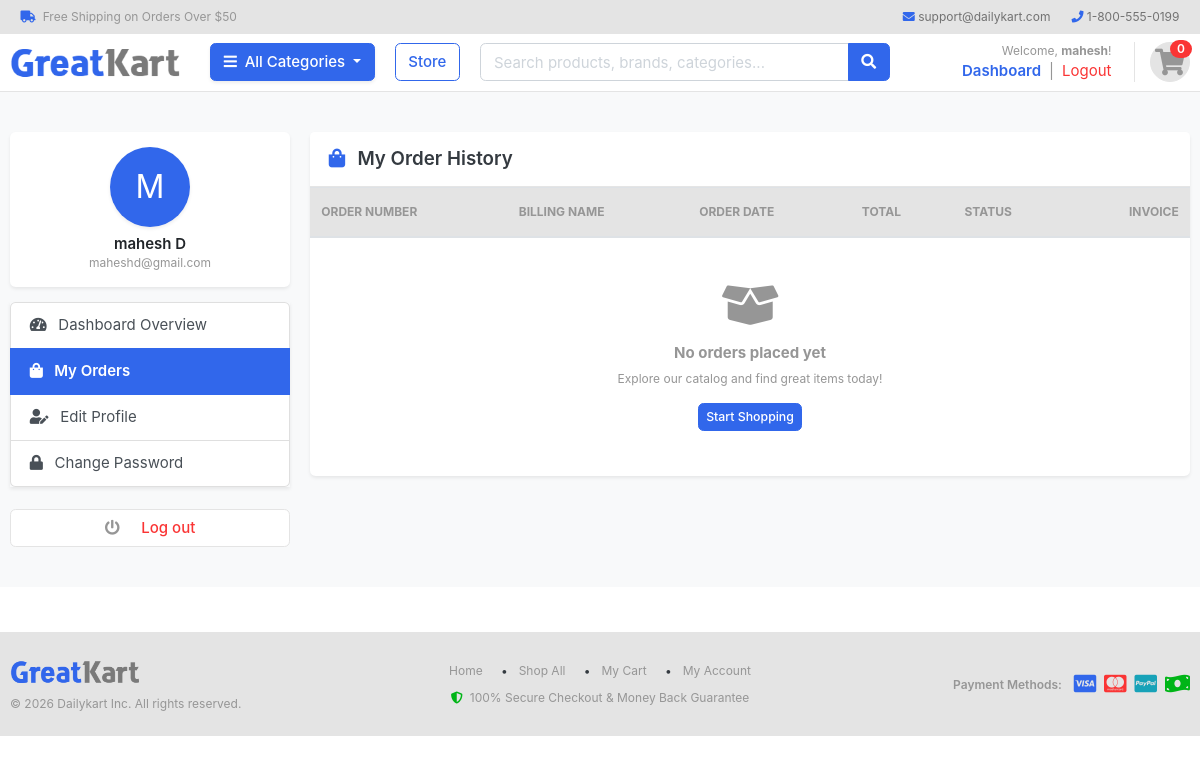
Screenshot of /accounts/my_orders/ (signed in) with the database file from the repository.
### accounts/models.py (models this page shows, shortened)
class Account(AbstractBaseUser):
    first_name=models.CharField(max_length=100)
    last_name=models.CharField(max_length=100)
    user_name=models.CharField(max_length=50,unique=True)
    email=models.EmailField(max_length=50,unique=True)
    phone_number=models.CharField(max_length=100)
    date_joined=models.DateTimeField(auto_now_add=True)
    last_login=models.DateTimeField(auto_now_add=True)
    is_admin=models.BooleanField(default=False)
    is_staff=models.BooleanField(default=False)
    is_active=models.BooleanField(default=False)
    is_superadmin=models.BooleanField(default=False)
    USERNAME_FIELD='email'
    REQUIRED_FIELDS=['user_name','first_name','last_name']
    objects=MyAccoutmanager()
    def full_name(self):
        return f'{self.first_name} {self.last_name}'

### accounts/views.py (the view)
# urls.py: path('my_orders/', views.my_orders, name='my_orders'),
@login_required(login_url='login')
def my_orders(request):
    from orders.models import Order
    orders = Order.objects.filter(user=request.user, is_ordered=True).order_by('-created_at')
    userprofile, _ = UserProfile.objects.get_or_create(user=request.user)
    context = {
        'orders': orders,
        'userprofile': userprofile,
    }
    return render(request, 'accounts/my_orders.html', context)

### carts/context_processors.py (called while the page is built)
def counter(request):
    cart_count = 0
    if 'admin' in request.path:
        return {}
    try:
        if request.user.is_authenticated:
            cart_items = CartItem.objects.filter(user=request.user)
        else:
            cart = Cart.objects.filter(cart_id=_cart_id(request))
            cart_items = CartItem.objects.filter(cart=cart[:1])
        for cart_item in cart_items:
            cart_count += cart_item.quantity
    except Exception:
        cart_count = 0
    return dict(cart_count=cart_count)

### category/context_processers.py (called while the page is built)
def menu_links(request):
    links= Category.objects.all()
    return dict(link=links)

### category/models.py (called while the page is built)
    def get_url(self):
        return reverse("products_by_category",args=[self.slug])

### templates/accounts/my_orders.html
{% extends 'base.html' %}
{% load static %}
{% block content %}
<section class="section-content padding-y bg">
    <div class="container">
        <div class="row">
            {% include 'includes/dashboard_sidebar.html' %}
            <main class="col-md-9">
                <article class="card shadow-sm border-0">
                    <header class="card-header bg-white py-3">
                        <h5 class="font-weight-bold mb-0"><i class="fa fa-shopping-bag text-primary mr-2"></i> My Order History</h5>
                    </header>
                    <div class="table-responsive">
                        <table class="table table-hover mb-0">
                            <thead class="bg-light text-muted small text-uppercase">
                                <tr>
                                    <th class="py-3">Order Number</th>
                                    <th class="py-3">Billing Name</th>
                                    <th class="py-3">Order Date</th>
                                    <th class="py-3">Total</th>
                                    <th class="py-3">Status</th>
                                    <th class="py-3 text-right">Invoice</th>
                                </tr>
                            </thead>
                            <tbody>
                                {% for order in orders %}
                                <tr>
                                    <td class="font-weight-bold text-primary align-middle">
                                        <a href="{% url 'order_detail' order.order_number %}">#{{ order.order_number }}</a>
                                    </td>
                                    <td class="align-middle font-weight-bold text-dark">{{ order.full_name }}</td>
                                    <td class="align-middle text-muted small">{{ order.created_at|date:"M d, Y" }}</td>
                                    <td class="font-weight-bold align-middle">${{ order.order_total }}</td>
                                    <td class="align-middle">
                                        <span class="badge badge-success px-2 py-1">{{ order.status }}</span>
                                    </td>
                                    <td class="text-right align-middle">
                                        <a href="{% url 'order_detail' order.order_number %}" class="btn btn-sm btn-outline-primary">
                                            <i class="fa fa-receipt mr-1"></i> View Receipt
                                        </a>
                                    </td>
                                </tr>
                                {% empty %}
                                <tr>
                                    <td colspan="6" class="text-center py-5 text-muted">
                                        <i class="fa fa-box-open fa-3x text-muted mb-3 d-block"></i>
                                        <h6>No orders placed yet</h6>
                                        <p class="small">Explore our catalog and find great items today!</p>
                                        <a href="{% url 'store' %}" class="btn btn-primary btn-sm">Start Shopping</a>
                                    </td>
                                </tr>
                                {% endfor %}
                            </tbody>
                        </table>
                    </div>
                </article>
            </main>
        </div>
    </div>
</section>
{% endblock %}

### templates/includes/navbar.html (shortened to what this page needs)
{% load static %}
<header class="section-header">
    <nav class="navbar p-md-0 navbar-expand-sm navbar-light border-bottom bg-light">
        <div class="container">
            <div class="collapse navbar-collapse" id="navbarTop4">
                <ul class="navbar-nav mr-auto">
                    <li class="nav-item">
                        <span class="nav-link text-muted small"><i class="fa fa-truck mr-1 text-primary"></i> Free Shipping on Orders Over $50</span>
                    </li>
                </ul>
                <ul class="navbar-nav">
                    <li class="nav-item"><a href="mailto:support@dailykart.com" class="nav-link small"><i class="fa fa-envelope text-primary"></i> support@dailykart.com</a></li>
                    <li class="nav-item"><a href="tel:+18005550199" class="nav-link small"><i class="fa fa-phone text-primary"></i> 1-800-555-0199</a></li>
                </ul>
            </div>
        </div>
    </nav>
    <section class="header-main border-bottom py-2">
        <div class="container">
            <div class="row align-items-center">
                <div class="col-lg-2 col-md-3 col-6">
                    <a href="{% url 'home' %}" class="brand-wrap d-flex align-items-center">
                        <img class="logo" src="{% static 'images/logo.png' %}" alt="Dailykart" style="max-height: 42px;">
                    </a>
                </div>
                <div class="col-lg col-sm col-md col-6 flex-grow-0">
                    <div class="category-wrap dropdown d-inline-block">
                        <button type="button" class="btn btn-primary dropdown-toggle shadow-sm" data-toggle="dropdown">
                            <i class="fa fa-bars mr-1"></i> All Categories
                        </button>
                    </div>
                </div>
                <div class="col-auto">
                    <a href="{% url 'store' %}" class="btn btn-outline-primary">Store</a>
                </div>
                <div class="col-lg col-md-6 col-sm-12 my-2 my-lg-0">
                    <form action="{% url 'search' %}" class="search" method="GET">
                        <div class="input-group w-100">
                            <input type="text" class="form-control" placeholder="Search products, brands, categories..." name="keyword" value="{{ keyword|default:'' }}" required>
                            <div class="input-group-append">
                                <button class="btn btn-primary" type="submit">
                                    <i class="fa fa-search"></i>
                                </button>
                            </div>
                        </div>
                    </form>
                </div>
                <div class="col-lg-3 col-sm-6 col-8 order-2 order-lg-3">
                    <div class="d-flex justify-content-end align-items-center mb-2 mb-lg-0">
                        {% if user.is_authenticated %}
                        <div class="widget-header mr-3 text-right">
                            <small class="title text-muted d-block">Welcome, <strong>{{ user.first_name|default:user.user_name }}</strong>!</small>
                            <div>
                                <a href="{% url 'dashboard' %}" class="text-primary font-weight-bold">Dashboard</a>
                                <span class="text-muted mx-1">|</span>
                                <a href="{% url 'logout' %}" class="text-danger">Logout</a>
                            </div>
                        </div>
                        {% endif %}
                        <a href="{% url 'cart' %}" class="widget-header pl-3 ml-2 border-left position-relative" title="Shopping Cart">
                            <div class="icon icon-sm rounded-circle border bg-light text-primary d-flex align-items-center justify-content-center" style="width:40px; height:40px;">
                                <i class="fa fa-shopping-cart fa-lg"></i>
                            </div>
                            <span class="badge badge-pill badge-danger notify position-absolute" style="top: -2px; right: -2px;">{{ cart_count|default:0 }}</span>
                        </a>
                    </div>
                </div>
            </div>
        </div>
    </section>
</header>

### templates/includes/dashboard_sidebar.html
<aside class="col-md-3 mb-4 mb-md-0">
    <div class="card shadow-sm border-0 mb-3 text-center p-3">
        <div class="mb-2">
            {% if userprofile.profile_picture %}
            <img src="{{ userprofile.profile_picture.url }}" class="rounded-circle shadow-sm" style="width: 80px; height: 80px; object-fit: cover;">
            {% else %}
            <div class="rounded-circle bg-primary text-white d-inline-flex align-items-center justify-content-center shadow-sm" style="width: 80px; height: 80px; font-size: 32px;">
                {{ user.first_name|first|upper }}
            </div>
            {% endif %}
        </div>
        <h6 class="font-weight-bold mb-0 text-dark">{{ user.full_name|default:user.user_name }}</h6>
        <small class="text-muted">{{ user.email }}</small>
    </div>
    <ul class="list-group shadow-sm border-0">
        <a class="list-group-item list-group-item-action {% if '/dashboard/' in request.path %}active font-weight-bold{% endif %}" href="{% url 'dashboard' %}">
            <i class="fa fa-tachometer-alt mr-2"></i> Dashboard Overview
        </a>
        <a class="list-group-item list-group-item-action {% if '/my_orders/' in request.path or '/order_detail/' in request.path %}active font-weight-bold{% endif %}" href="{% url 'my_orders' %}">
            <i class="fa fa-shopping-bag mr-2"></i> My Orders
        </a>
        <a class="list-group-item list-group-item-action {% if '/edit_profile/' in request.path %}active font-weight-bold{% endif %}" href="{% url 'edit_profile' %}">
            <i class="fa fa-user-edit mr-2"></i> Edit Profile
        </a>
        <a class="list-group-item list-group-item-action {% if '/change_password/' in request.path %}active font-weight-bold{% endif %}" href="{% url 'change_password' %}">
            <i class="fa fa-lock mr-2"></i> Change Password
        </a>
    </ul>
    <br>
    <a class="btn btn-light btn-block border text-danger" href="{% url 'logout' %}">
        <i class="fa fa-power-off mr-2"></i> <span class="text">Log out</span>
    </a>
</aside>

### static/css/ui.css (style rules this page uses)
html { font-family: "Inter", sans-serif; font-size: 15px; }
.icon-xs, .icon-sm, .icon-md, .icon-lg { display: inline-block; text-align: center; flex-shrink: 0; flex-grow: 0; }
.icon-sm { width: 48px; height: 48px; line-height: 48px !important; font-size: 20px; }
.padding-y { padding-top: 40px; padding-bottom: 40px; }
article:after, .form-group:after { display: block; clear: both; content: ""; }
.bg { background-color: #f8f9fa; }
.bg-white { background-color: #fff; }
.header-main { position: relative; padding-top: 1rem; padding-bottom: 1rem; }
.brand-wrap .logo, .navbar-brand .logo { margin-right: 7px; max-height: 42px; display: inline-block; }
.widget-header { display: inline-block; vertical-align: middle; position: relative; }
.widget-header a { color: #343a40; }
.widget-header i { color: #969696; }
.widget-header .title { display: block; }
.widget-header .notify { position: absolute; top: -3px; right: -10px; }
.btn-light { background-color: #fff; border-color: #e4e4e4; }
.btn-light i { color: #969696; }
.btn i + .text { margin-left: 10px; }
.notify { position: absolute; top: -4px; right: -10px; display: inline-block; padding: 0.25em 0.6em; font-size: 12px; line-height: 1; text-align: center; border-radius: 3rem; color: #fff; background-color: #fa3434; }

### rows the page displays
Account: first_name "mahesh", first_name|first "M", full_name "mahesh D", email "maheshd@gmail.com"

### other values shown
{{ cart_count|default:0 }} "0"
